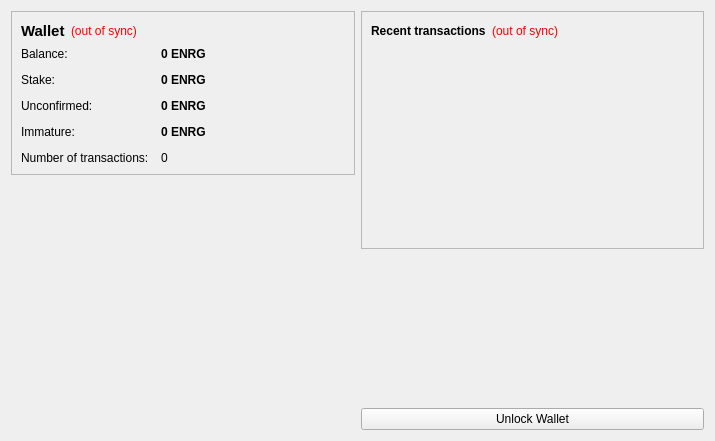
<?xml version="1.0" encoding="UTF-8"?>
<ui version="4.0">
 <class>OverviewPage</class>
 <widget class="QWidget" name="OverviewPage">
  <property name="geometry">
   <rect>
    <x>0</x>
    <y>0</y>
    <width>715</width>
    <height>441</height>
   </rect>
  </property>
  <property name="windowTitle">
   <string>Form</string>
  </property>
  <layout class="QHBoxLayout" name="horizontalLayout" stretch="1,1">
   <item>
    <layout class="QVBoxLayout" name="verticalLayout_2">
     <item>
      <widget class="QFrame" name="frame">
       <property name="frameShape">
        <enum>QFrame::StyledPanel</enum>
       </property>
       <property name="frameShadow">
        <enum>QFrame::Raised</enum>
       </property>
       <layout class="QVBoxLayout" name="verticalLayout_4">
        <item>
         <layout class="QHBoxLayout" name="horizontalLayout_4">
          <item>
           <widget class="QLabel" name="label_5">
            <property name="font">
             <font>
              <pointsize>11</pointsize>
              <weight>75</weight>
              <bold>true</bold>
             </font>
            </property>
            <property name="text">
             <string>Wallet</string>
            </property>
           </widget>
          </item>
          <item>
           <widget class="QLabel" name="labelWalletStatus">
            <property name="toolTip">
             <string>The displayed information may be out of date. Your wallet automatically synchronizes with the EnergyCoin network after a connection is established, but this process has not completed yet.</string>
            </property>
            <property name="styleSheet">
             <string notr="true">QLabel { color: red; }</string>
            </property>
            <property name="text">
             <string notr="true">(out of sync)</string>
            </property>
            <property name="alignment">
             <set>Qt::AlignLeading|Qt::AlignLeft|Qt::AlignVCenter</set>
            </property>
           </widget>
          </item>
          <item>
           <spacer name="horizontalSpacer_2">
            <property name="orientation">
             <enum>Qt::Horizontal</enum>
            </property>
            <property name="sizeHint" stdset="0">
             <size>
              <width>40</width>
              <height>20</height>
             </size>
            </property>
           </spacer>
          </item>
         </layout>
        </item>
        <item>
         <layout class="QFormLayout" name="formLayout_2">
          <property name="fieldGrowthPolicy">
           <enum>QFormLayout::AllNonFixedFieldsGrow</enum>
          </property>
          <property name="horizontalSpacing">
           <number>12</number>
          </property>
          <property name="verticalSpacing">
           <number>12</number>
          </property>
          <item row="0" column="0">
           <widget class="QLabel" name="label">
            <property name="text">
             <string>Balance:</string>
            </property>
           </widget>
          </item>
          <item row="0" column="1">
           <widget class="QLabel" name="labelBalance">
            <property name="font">
             <font>
              <weight>75</weight>
              <bold>true</bold>
             </font>
            </property>
            <property name="cursor">
             <cursorShape>IBeamCursor</cursorShape>
            </property>
            <property name="toolTip">
             <string>Your current balance</string>
            </property>
            <property name="text">
             <string notr="true">0 ENRG</string>
            </property>
            <property name="textInteractionFlags">
             <set>Qt::LinksAccessibleByMouse|Qt::TextSelectableByKeyboard|Qt::TextSelectableByMouse</set>
            </property>
           </widget>
          </item>
          <item row="1" column="0">
           <widget class="QLabel" name="label_6">
            <property name="text">
             <string>Stake:</string>
            </property>
           </widget>
          </item>
          <item row="1" column="1">
           <widget class="QLabel" name="labelStake">
            <property name="font">
             <font>
              <weight>75</weight>
              <bold>true</bold>
             </font>
            </property>
            <property name="cursor">
             <cursorShape>IBeamCursor</cursorShape>
            </property>
            <property name="toolTip">
             <string>Total of coins that was staked, and do not yet count toward the current balance</string>
            </property>
            <property name="text">
             <string notr="true">0 ENRG</string>
            </property>
            <property name="textInteractionFlags">
             <set>Qt::LinksAccessibleByMouse|Qt::TextSelectableByKeyboard|Qt::TextSelectableByMouse</set>
            </property>
           </widget>
          </item>
          <item row="2" column="0">
           <widget class="QLabel" name="label_3">
            <property name="text">
             <string>Unconfirmed:</string>
            </property>
           </widget>
          </item>
          <item row="2" column="1">
           <widget class="QLabel" name="labelUnconfirmed">
            <property name="font">
             <font>
              <weight>75</weight>
              <bold>true</bold>
             </font>
            </property>
            <property name="cursor">
             <cursorShape>IBeamCursor</cursorShape>
            </property>
            <property name="toolTip">
             <string>Total of transactions that have yet to be confirmed, and do not yet count toward the current balance</string>
            </property>
            <property name="text">
             <string notr="true">0 ENRG</string>
            </property>
            <property name="textInteractionFlags">
             <set>Qt::LinksAccessibleByMouse|Qt::TextSelectableByKeyboard|Qt::TextSelectableByMouse</set>
            </property>
           </widget>
          </item>
          <item row="3" column="0">
           <widget class="QLabel" name="labelImmatureText">
            <property name="text">
             <string>Immature:</string>
            </property>
           </widget>
          </item>
          <item row="3" column="1">
           <widget class="QLabel" name="labelImmature">
            <property name="font">
             <font>
              <weight>75</weight>
              <bold>true</bold>
             </font>
            </property>
            <property name="toolTip">
             <string>Mined balance that has not yet matured</string>
            </property>
            <property name="text">
             <string notr="true">0 ENRG</string>
            </property>
            <property name="textInteractionFlags">
             <set>Qt::LinksAccessibleByMouse|Qt::TextSelectableByKeyboard|Qt::TextSelectableByMouse</set>
            </property>
           </widget>
          </item>
          <item row="4" column="0">
           <widget class="QLabel" name="label_2">
            <property name="text">
             <string>Number of transactions:</string>
            </property>
           </widget>
          </item>
          <item row="4" column="1">
           <widget class="QLabel" name="labelNumTransactions">
            <property name="toolTip">
             <string>Total number of transactions in wallet</string>
            </property>
            <property name="text">
             <string notr="true">0</string>
            </property>
           </widget>
          </item>
         </layout>
        </item>
       </layout>
      </widget>
     </item>
     <item>
      <spacer name="verticalSpacer">
       <property name="orientation">
        <enum>Qt::Vertical</enum>
       </property>
       <property name="sizeHint" stdset="0">
        <size>
         <width>20</width>
         <height>40</height>
        </size>
       </property>
      </spacer>
     </item>
     <item>
      <widget class="QLabel" name="label_6">
       <property name="text">
        <string/>
       </property>
       <property name="pixmap">
        <pixmap resource="../bitcoin.qrc">:/images/backg</pixmap>
       </property>
       <property name="scaledContents">
        <bool>false</bool>
       </property>
       <property name="alignment">
        <set>Qt::AlignCenter</set>
       </property>
       <property name="margin">
        <number>-2</number>
       </property>
      </widget>
     </item>
    </layout>
   </item>
   <item>
    <layout class="QVBoxLayout" name="verticalLayout_3">
     <item>
      <widget class="QFrame" name="frame_2">
       <property name="frameShape">
        <enum>QFrame::StyledPanel</enum>
       </property>
       <property name="frameShadow">
        <enum>QFrame::Raised</enum>
       </property>
       <layout class="QVBoxLayout" name="verticalLayout">
        <item>
         <layout class="QHBoxLayout" name="horizontalLayout_2">
          <item>
           <widget class="QLabel" name="label_4">
            <property name="text">
             <string>&lt;b&gt;Recent transactions&lt;/b&gt;</string>
            </property>
           </widget>
          </item>
          <item>
           <widget class="QLabel" name="labelTransactionsStatus">
            <property name="toolTip">
             <string>The displayed information may be out of date. Your wallet automatically synchronizes with the EnergyCoin network after a connection is established, but this process has not completed yet.</string>
            </property>
            <property name="styleSheet">
             <string notr="true">QLabel { color: red; }</string>
            </property>
            <property name="text">
             <string notr="true">(out of sync)</string>
            </property>
            <property name="alignment">
             <set>Qt::AlignRight|Qt::AlignTrailing|Qt::AlignVCenter</set>
            </property>
           </widget>
          </item>
          <item>
           <spacer name="horizontalSpacer">
            <property name="orientation">
             <enum>Qt::Horizontal</enum>
            </property>
            <property name="sizeHint" stdset="0">
             <size>
              <width>40</width>
              <height>20</height>
             </size>
            </property>
           </spacer>
          </item>
         </layout>
        </item>
        <item>
         <widget class="QListView" name="listTransactions">
          <property name="styleSheet">
           <string notr="true">QListView { background: transparent; }</string>
          </property>
          <property name="frameShape">
           <enum>QFrame::NoFrame</enum>
          </property>
          <property name="verticalScrollBarPolicy">
           <enum>Qt::ScrollBarAlwaysOff</enum>
          </property>
          <property name="horizontalScrollBarPolicy">
           <enum>Qt::ScrollBarAlwaysOff</enum>
          </property>
          <property name="selectionMode">
           <enum>QAbstractItemView::NoSelection</enum>
          </property>
         </widget>
        </item>
       </layout>
      </widget>
     </item>
     <item>
      <spacer name="verticalSpacer_2">
       <property name="orientation">
        <enum>Qt::Vertical</enum>
       </property>
       <property name="sizeHint" stdset="0">
        <size>
         <width>20</width>
         <height>40</height>
        </size>
       </property>
      </spacer>
     </item>
     <item>
      <widget class="QPushButton" name="unlockWalletButton">
       <property name="text">
        <string>Unlock Wallet</string>
       </property>
      </widget>
     </item>
    </layout>
   </item>
  </layout>
 </widget>
 <resources>
  <include location="../bitcoin.qrc"/>
 </resources>
 <connections/>
</ui>
